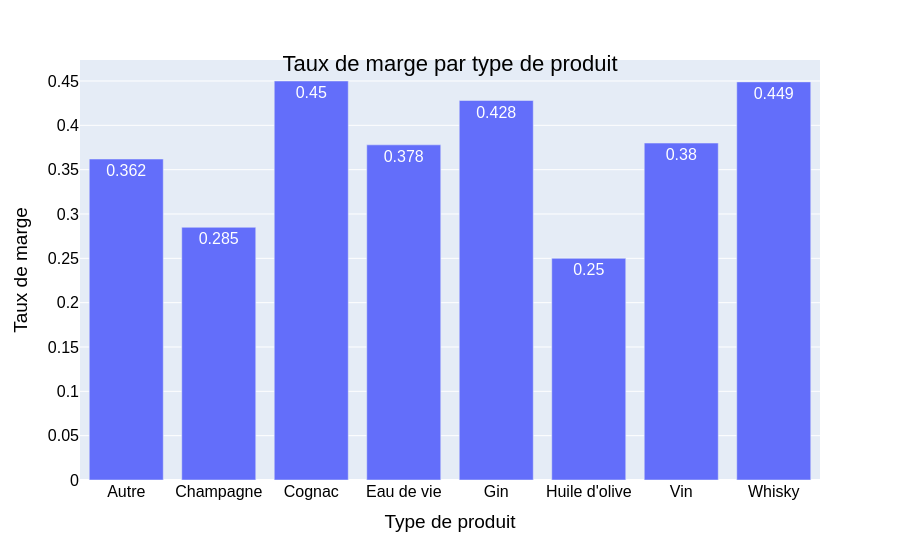

Notebook cell for this chart:
### Code cell
#Affichage dans un graphique du taux de marge par type de produit

fig = px.bar(table_tx_marge_moyen, x='product_type', y='taux_marge', text_auto=True, labels={"product_type":"Type de produit", "taux_marge":"Taux de marge" })
fig.update_layout(
    title={
        'text': "Taux de marge par type de produit",
        'y':0.90,
        'x':0.5,
        'xanchor': 'center',
        'yanchor': 'top'})
fig.update_layout(
    font=dict(
        family="Arial",
        size=16,  # Set the font size here
        color="Black"))
fig.show()

### Figure 1 — Plotly figure (JSON) as saved in the notebook; plotly's stock layout.template omitted (floating-point values rounded to 4 significant figures)
{"data": [{"hovertemplate": "Type de produit=%{x}<br>Taux de marge=%{y}<extra></extra>", "legendgroup": "", "marker": {"color": "#636efa", "pattern": {"shape": ""}}, "name": "", "orientation": "v", "showlegend": false, "textposition": "auto", "texttemplate": "%{y}", "type": "bar", "x": ["Autre", "Champagne", "Cognac", "Eau de vie", "Gin", "Huile d'olive", "Vin", "Whisky"], "xaxis": "x", "y": [0.362, 0.285, 0.45, 0.378, 0.428, 0.25, 0.38, 0.449], "yaxis": "y"}], "layout": {"barmode": "relative", "font": {"color": "Black", "family": "Arial", "size": 16}, "legend": {"tracegroupgap": 0}, "margin": {"t": 60}, "title": {"text": "Taux de marge par type de produit", "x": 0.5, "xanchor": "center", "y": 0.9, "yanchor": "top"}, "xaxis": {"anchor": "y", "domain": [0, 1], "title": {"text": "Type de produit"}}, "yaxis": {"anchor": "x", "domain": [0, 1], "title": {"text": "Taux de marge"}}}}
